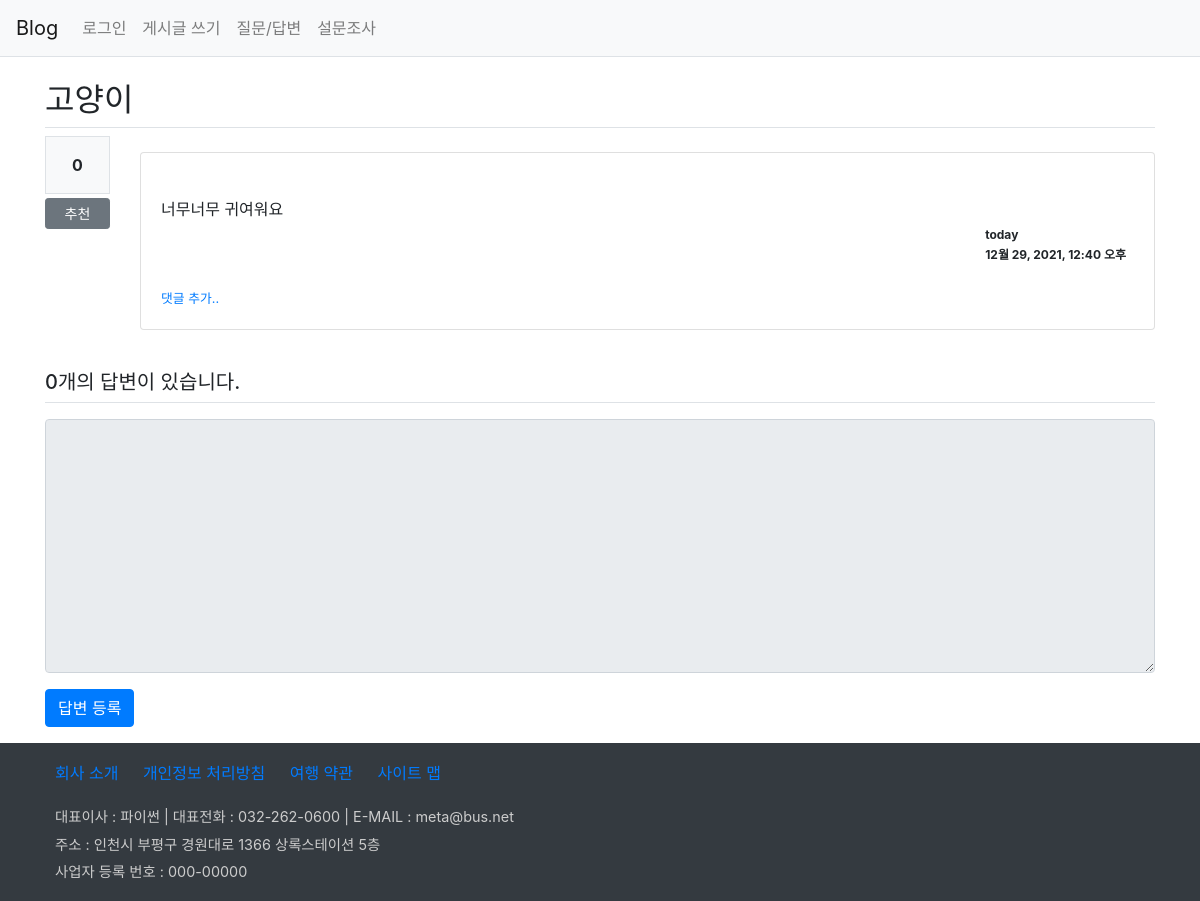
Page /board/36/ on the committed database.
### board/models.py (models this page shows, shortened)
class Question(models.Model):
    author = models.ForeignKey(User, on_delete=models.CASCADE, related_name='author_question')
    subject = models.CharField(max_length=100)  #제목 칼럼
    content = models.TextField()                #질문 내용
    create_date = models.DateTimeField()        #질문 작성일
    modify_date = models.DateTimeField(null=True, blank=True)        #질문 수정일
    voter = models.ManyToManyField(User, related_name='voter_question')  #추천수

### board/views/base_views.py (the view)
# urls.py: path('<int:question_id>/', base_views.detail, name='detail'),
def detail(request, question_id):
    question = get_object_or_404(Question, pk=question_id)
    return render(request, 'board/detail.html', {'question':question})

### templates/board/detail.html (shortened to what this page needs)
{% extends 'base.html' %}
{% block content %}
<div class="container my-3">
    <h2 class="border-bottom py-2">{{ question.subject }}</h2>
    <div class="row">
        <div class="col-1">
            <div class="bg-light text-center border font-weight-bolder p-3">
                {{ question.voter.count }}
            </div>
            <a href="#" data-uri="{% url 'board:vote_question' question.id %}"
               class="recommend btn btn-sm btn-secondary btn-block my-1">추천</a>
        </div>
        <div class="col-11">
            <div class="card my-3">
                <div class="card-body">
                    <div class="card-text" style="white-space:pre-line">
                        {{ question.content }}
                    </div>
                    <div class="d-flex justify-content-end">
                        <div class="badge bagde-light text-left p-2">
                            <div class="mb-2">{{ question.author }}</div>
                            <div>{{ question.create_date }}</div>
                        </div>
                    </div>
                    <div>
                        <a href="{% url 'board:comment_create_question' question.id %}"
                           class="small">댓글 추가..</a>
                    </div>
                </div>
            </div>
        </div>
    </div>
    <h5 class="border-bottom my-3 py-2">
        {{ question.answer_set.count }}개의 답변이 있습니다.
    </h5>
    <form action="{% url 'board:answer_create' question.id %}" method="post">
        <div class="form-group">
            <textarea name="content" rows="10" cols="50" class="form-control"
                        {% if not user.is_authenticated %}
                            disabled
                        {% endif %}></textarea>
        </div>
        <input type="submit" value="답변 등록" class="btn btn-primary">
    </form>
</div>
{% endblock %}

### rows in the picture
Question: subject "고양이", voter.count "0", content "너무너무 귀여워요", author "today", create_date "12월 29, 2021, 12:40 오후", answer_set.count "0"
